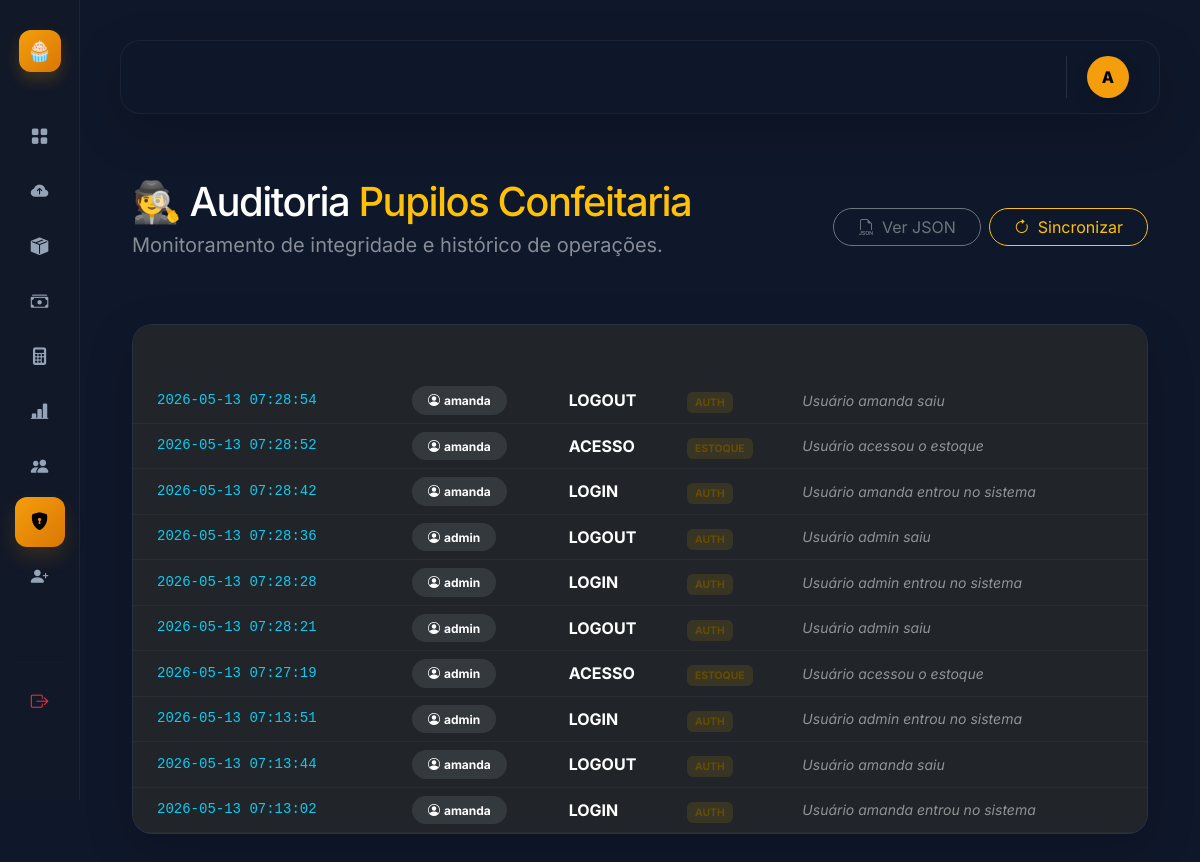
Screenshot of /auditoria (signed in) with the database file from the repository.
### tables this page shows
CREATE TABLE logs (
    id_log INTEGER PRIMARY KEY AUTOINCREMENT,
    usuario TEXT,
    acao TEXT,
    modulo TEXT,
    detalhe TEXT,
    data TIMESTAMP DEFAULT CURRENT_TIMESTAMP
);

### app.py (the view)
@app.route('/auditoria')
@login_required
@acesso_requerido("auditoria")
def auditoria():
    try:
        conexao = sqlite3.connect("data/confeitaria.db")
        conexao.row_factory = sqlite3.Row
        cursor = conexao.cursor()
        cursor.execute("""
            SELECT usuario, acao, modulo, detalhe, data
            FROM logs
            ORDER BY id_log DESC
            LIMIT 100
        """)
        logs_data = cursor.fetchall()
        conexao.close()
        return render_template('auditoria.html', logs=logs_data)
    except Exception as e:
        print(f"❌ Erro ao carregar auditoria: {e}")
        return render_template('auditoria.html', logs=[])

### app.py (called while the page is built)
@login_manager.user_loader
def load_user(user_id):
    return User(user_id)

@app.context_processor
def inject_user():
    usuario = None
    if current_user.is_authenticated:
        usuario = usuarios.buscar_usuario(
            current_user.id
        )
    return dict(
        usuario_logado=usuario
    )

### modules/db.py (called while the page is built)
def conectar():
    return sqlite3.connect(DB_PATH)

### modules/usuarios.py (called while the page is built)
def buscar_usuario(username):
    conn = conectar()
    cursor = conn.cursor()
    cursor.execute("""
        SELECT *
        FROM usuarios
        WHERE username = ?
        AND ativo = 1
    """, (username,))
    usuario = cursor.fetchone()
    conn.close()
    return usuario

### templates/auditoria.html (shortened to what this page needs)
{% extends "base.html" %}
{% block content %}
<div class="container-fluid py-4 animate-in">
    <div class="d-flex justify-content-between align-items-center mb-5">
        <div>
            <h1 class="fw-extrabold text-white mb-1" style="font-size: 2.5rem; letter-spacing: -1.5px;">
                🕵️ Auditoria <span class="text-warning">Pupilos Confeitaria</span>
            </h1>
            <p class="text-white-50 fs-5">Monitoramento de integridade e histórico de operações.</p>
        </div>
        <div class="d-flex gap-2">
            <a href="/logs" class="btn btn-outline-secondary rounded-pill px-4">
                <i class="bi bi-filetype-json me-2"></i>Ver JSON
            </a>
            <button onclick="window.location.reload()" class="btn btn-outline-warning rounded-pill px-4">
                <i class="bi bi-arrow-clockwise me-2"></i>Sincronizar
            </button>
        </div>
    </div>
    <div class="card bg-dark-card border-secondary border-opacity-10 shadow-lg">
        <div class="card-body p-0">
            <div class="table-responsive">
                <table class="table table-dark table-hover mb-0 align-middle">
                    <thead class="bg-black bg-opacity-25">
                        <tr>
                            <th class="ps-4 py-3 border-0 text-muted small">CARIMBO DE DATA</th>
                            <th class="py-3 border-0 text-muted small">OPERADOR</th>
                            <th class="py-3 border-0 text-muted small">EVENTO</th>
                            <th class="py-3 border-0 text-muted small">SETOR</th>
                            <th class="py-3 border-0 text-muted small">LOG DETALHADO</th>
                        </tr>
                    </thead>
                    <tbody>
                        {% for log in logs %}
                        <tr class="border-bottom border-secondary border-opacity-10">
                            <td class="ps-4 text-info font-monospace small">
                                {{ log['data'] }}
                            </td>
                            <td>
                                <span class="badge bg-secondary bg-opacity-25 px-3 py-2 rounded-pill">
                                    <i class="bi bi-person-circle me-1"></i>{{ log['usuario'] }}
                                </span>
                            </td>
                            <td>
                                <span class="fw-bold text-white">{{ log['acao'] }}</span>
                            </td>
                            <td>
                                <span class="text-warning-emphasis bg-warning bg-opacity-10 px-2 py-1 rounded small fw-bold text-uppercase" style="font-size: 0.65rem;">
                                    {{ log['modulo'] }}
                                </span>
                            </td>
                            <td class="text-white-50 small italic">
                                {{ log['detalhe'] }}
                            </td>
                        </tr>
                        {% endfor %}
                    </tbody>
                </table>
            </div>
        </div>
    </div>
</div>
{% endblock %}

### templates/base.html (shortened to what this page needs)
<!DOCTYPE html>
<html lang="pt-br">
<head>
    <link href="https://cdn.jsdelivr.net/npm/bootstrap@5.3.3/dist/css/bootstrap.min.css" rel="stylesheet">
    <link rel="stylesheet" href="https://cdn.jsdelivr.net/npm/bootstrap-icons@1.11.3/font/bootstrap-icons.min.css">
</head>
<body>
    <aside class="sidebar">
        <a href="/" class="logo">
            <div class="logo-icon">
                🧁
            </div>
        </a>
        <ul class="sidebar-menu">
            <li>
                <a href="/" class="nav-link-custom">
                    <i class="bi bi-grid-fill"></i>
                </a>
            </li>
            <li>
                <a href="/importacoes" class="nav-link-custom">
                    <i class="bi bi-cloud-arrow-up-fill"></i>
                </a>
            </li>
            <li>
                <a href="/estoque" class="nav-link-custom">
                    <i class="bi bi-box-seam-fill"></i>
                </a>
            </li>
            <li>
                <a href="/vendas" class="nav-link-custom">
                    <i class="bi bi-cash-stack"></i>
                </a>
            </li>
            <li>
                <a href="/precificacao" class="nav-link-custom">
                    <i class="bi bi-calculator-fill"></i>
                </a>
            </li>
            {% if usuario_logado and usuario_logado[3] in ["admin", "gerente"] %}
            <li>
                <a href="/financeiro" class="nav-link-custom">
                    <i class="bi bi-bar-chart-line-fill"></i>
                </a>
            </li>
            {% endif %}
            {% if usuario_logado and usuario_logado[3] == "admin" %}
            <li>
                <a href="/usuarios" class="nav-link-custom">
                    <i class="bi bi-people-fill"></i>
                </a>
            </li>
            <li>
                <a href="/auditoria" class="nav-link-custom">
                    <i class="bi bi-shield-lock-fill"></i>
                </a>
            </li>
            {% endif %}
            {% if usuario_logado and usuario_logado[3] in ["admin", "gerente"] %}
            <li>
                <a href="/cadastro" class="nav-link-custom">
                    <i class="bi bi-person-plus-fill"></i>
                </a>
            </li>
            {% endif %}
        </ul>
        <ul class="sidebar-menu mt-auto">
            <hr style="border-color: rgba(255,255,255,0.05);">
            <li>
                <a href="/logout" class="nav-link-custom text-danger">
                    <i class="bi bi-box-arrow-right"></i>
                </a>
            </li>
        </ul>
    </aside>
    <main class="main">
        <header class="topbar shadow-lg">
            <div class="user-box">
                <div class="avatar shadow">
                    {{ current_user.id[0]|upper }}
                </div>
            </div>
        </header>
        <div class="container-fluid p-0">
            <div class="fade-in-up">
                {% block content %}{% endblock %}
            </div>
        </div>
    </main>
</body>
</html>

### templates/base.html (style rules this page uses)
:root { --sidebar-width: 260px; --bg-dark: #0f172a; --bg-sidebar: #111827; --accent: #f59e0b; --accent-hover: #fbbf24; --text-muted: #64748b; }
* { margin: 0; padding: 0; box-sizing: border-box; }
body { font-family: 'Inter', sans-serif; background: var(--bg-dark); color: #f8fafc; overflow-x: hidden; }
.sidebar { width: var(--sidebar-width); height: 100vh; position: fixed; left: 0; top: 0; background: var(--bg-sidebar); border-right: 1px solid rgba(255,255,255,0.05); padding: 30px 20px; display: flex; flex-direction: column; z-index: 1050; }
.logo { display: flex; align-items: center; gap: 12px; margin-bottom: 40px; text-decoration: none; color: white; padding-left: 10px; }
.logo-icon { width: 42px; height: 42px; border-radius: 12px; background: linear-gradient(135deg, var(--accent), #d97706); display: flex; align-items: center; justify-content: center; font-size: 20px; box-shadow: 0 8px 15px rgba(245, 158, 11, 0.2); }
.sidebar-menu { list-style: none; padding: 0; flex-grow: 1; }
.sidebar-menu li { margin-bottom: 5px; }
.nav-link-custom { display: flex; align-items: center; gap: 12px; text-decoration: none; color: #94a3b8; padding: 12px 15px; border-radius: 12px; font-weight: 500; transition: all 0.2s ease; }
.nav-link-custom i { font-size: 1.1rem; }
.nav-link-custom.active { background: linear-gradient(135deg, var(--accent), #d97706); color: #000 !important; font-weight: 700; box-shadow: 0 10px 20px rgba(245, 158, 11, 0.15); }
.nav-link-custom.active i { color: #000; }
.main { margin-left: var(--sidebar-width); min-height: 100vh; padding: 40px; }
.topbar { background: rgba(15,23,42,0.7); backdrop-filter: blur(12px); border-radius: 20px; padding: 15px 30px; margin-bottom: 40px; display: flex; justify-content: space-between; align-items: center; border: 1px solid rgba(255,255,255,0.05); }
.user-box { display: flex; align-items: center; gap: 15px; padding-left: 20px; border-left: 1px solid rgba(255,255,255,0.1); }
.avatar { width: 42px; height: 42px; border-radius: 50%; background: var(--accent); display: flex; align-items: center; justify-content: center; font-weight: 800; color: #000; }
@media (max-width: 1200px) { :root { --sidebar-width: 80px; } }
@media (max-width: 1200px) { .sidebar { padding: 30px 15px; align-items: center; } }
@media (max-width: 1200px) { .logo { padding: 0; } }
@media (max-width: 1200px) { .nav-link-custom { justify-content: center; width: 50px; height: 50px; padding: 0; } }
.fade-in-up { animation: fadeInUp 0.4s ease-out forwards; }

### templates/auditoria.html (style rules this page uses)
.bg-dark-card { background: #1e293b !important; border-radius: 20px; overflow: hidden; }
.font-monospace { font-family: 'JetBrains Mono', 'Fira Code', monospace; }
.animate-in { animation: slideInUp 0.6s cubic-bezier(0.16, 1, 0.3, 1); }
.italic { font-style: italic; }

### rows the page displays
logs: data "2026-05-13 07:28:54", usuario "amanda", acao "LOGOUT", modulo "AUTH", detalhe "Usuário amanda saiu"
logs: data "2026-05-13 07:28:52", usuario "amanda", acao "ACESSO", modulo "ESTOQUE", detalhe "Usuário acessou o estoque"
logs: data "2026-05-13 07:28:42", usuario "amanda", acao "LOGIN", modulo "AUTH", detalhe "Usuário amanda entrou no sistema"
logs: data "2026-05-13 07:28:36", usuario "admin", acao "LOGOUT", modulo "AUTH", detalhe "Usuário admin saiu"
logs: data "2026-05-13 07:28:28", usuario "admin", acao "LOGIN", modulo "AUTH", detalhe "Usuário admin entrou no sistema"
logs: data "2026-05-13 07:28:21", usuario "admin", acao "LOGOUT", modulo "AUTH", detalhe "Usuário admin saiu"
logs: data "2026-05-13 07:27:19", usuario "admin", acao "ACESSO", modulo "ESTOQUE", detalhe "Usuário acessou o estoque"
logs: data "2026-05-13 07:13:51", usuario "admin", acao "LOGIN", modulo "AUTH", detalhe "Usuário admin entrou no sistema"
logs: data "2026-05-13 07:13:44", usuario "amanda", acao "LOGOUT", modulo "AUTH", detalhe "Usuário amanda saiu"
logs: data "2026-05-13 07:13:02", usuario "amanda", acao "LOGIN", modulo "AUTH", detalhe "Usuário amanda entrou no sistema"

### other values shown
{{ current_user.id[0]|upper }} "A"
